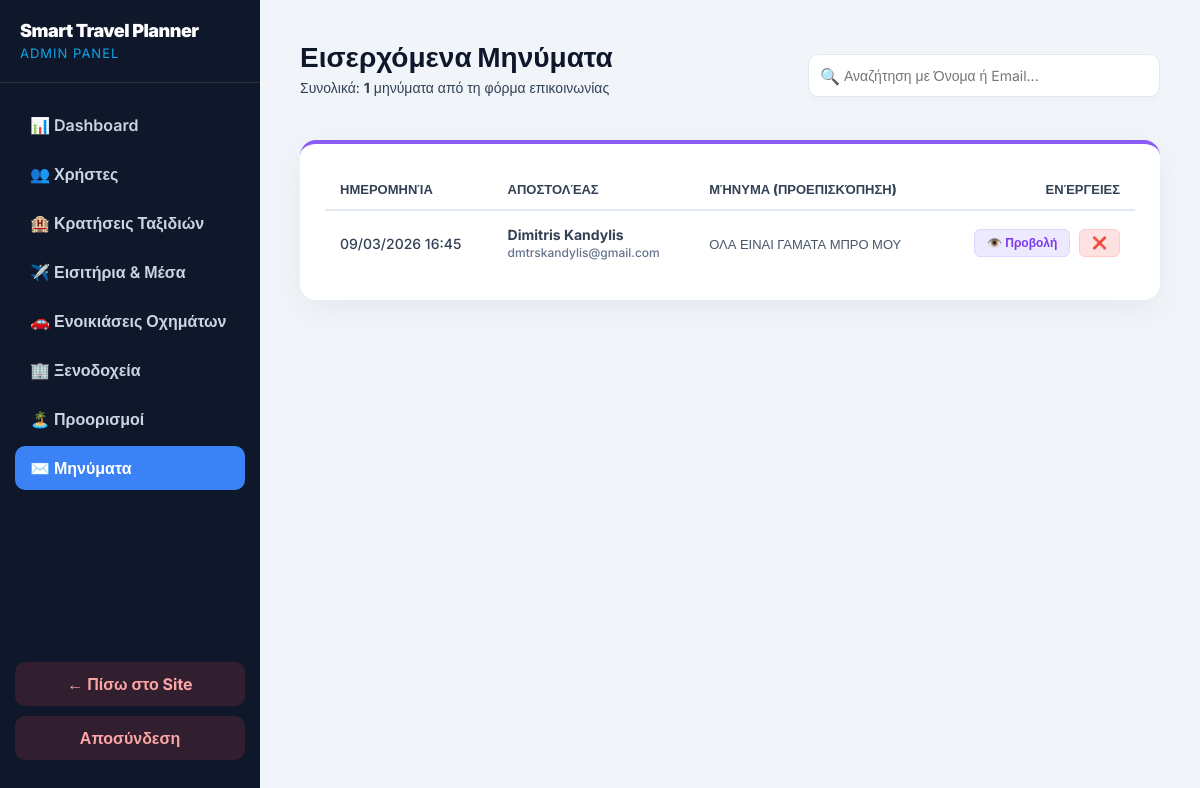
Page /admin/messages.php (signed in) on the earlier database version.
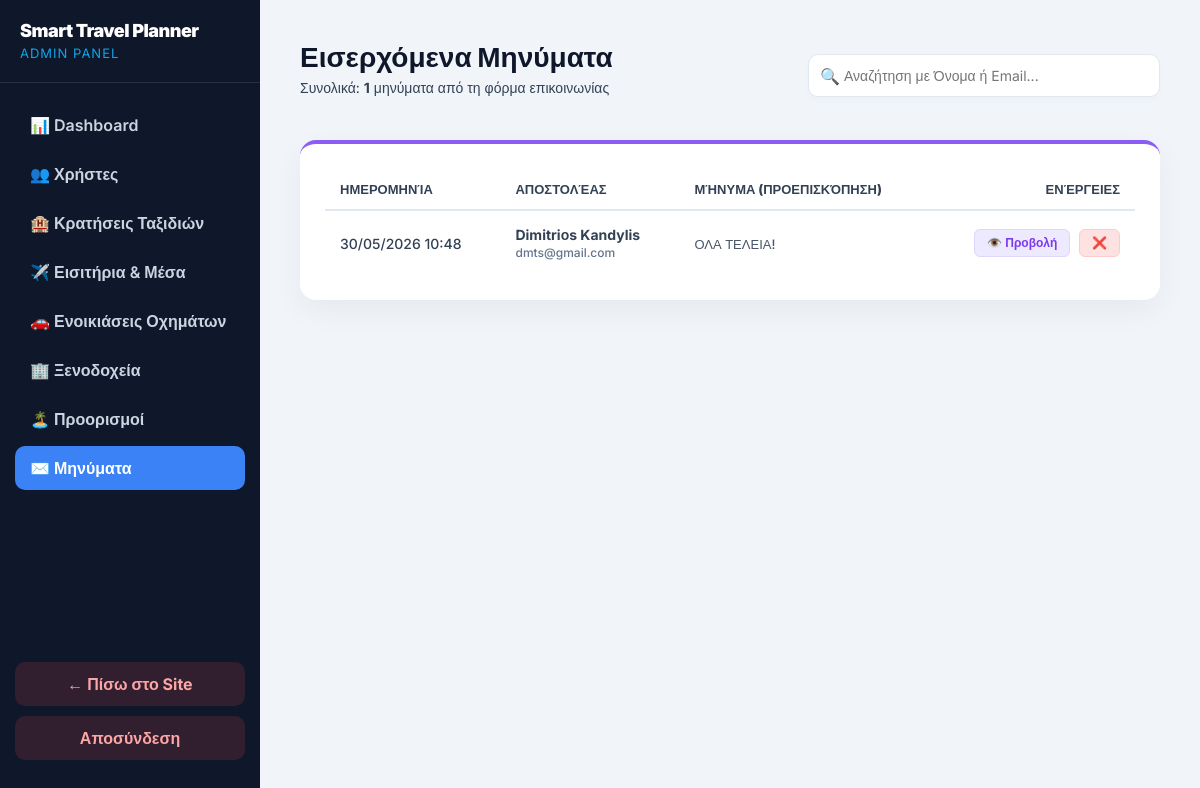
Same page on the later database version.
### tables this page shows
CREATE TABLE `contact_messages` (
  `id` int(11) NOT NULL,
  `full_name` varchar(255) NOT NULL,
  `email` varchar(255) NOT NULL,
  `message` text NOT NULL,
  `submitted_at` timestamp NOT NULL DEFAULT current_timestamp()
);

### admin/messages.php (the view, shortened to what this page needs)
<?php
$host = 'localhost'; $db = 'smart_travel_planner'; $user = 'root'; $pass = '';
try {
    $pdo = new PDO("mysql:host=$host;dbname=$db;charset=utf8mb4", $user, $pass);
    $pdo->setAttribute(PDO::ATTR_ERRMODE, PDO::ERRMODE_EXCEPTION);
    $stmt = $pdo->query("SELECT * FROM contact_messages ORDER BY submitted_at DESC");
    $messages = $stmt->fetchAll(PDO::FETCH_ASSOC);
} catch(PDOException $e) {
    $db_error = "Σφάλμα: " . $e->getMessage();
    $messages = [];
}
?>
<!DOCTYPE html>
<html lang="gr">
<head>
</head>
<body>
    <div class="sidebar">
        <div class="sidebar-brand">
            <h2>Smart Travel Planner</h2>
            <span>Admin Panel</span>
        </div>
        <div class="nav-links">
            <a href="dashboard.php" class="nav-link">📊 Dashboard</a>
            <a href="users.php" class="nav-link">👥 Χρήστες</a>
            <a href="bookings.php" class="nav-link">🏨 Κρατήσεις Ταξιδιών</a>
            <a href="transports.php" class="nav-link">✈️ Εισιτήρια & Μέσα</a>
            <a href="cars.php" class="nav-link">🚗 Ενοικιάσεις Οχημάτων</a>
            <a href="manage_hotels.php" class="nav-link">🏢 Ξενοδοχεία</a>
            <a href="manage_destinations.php" class="nav-link">🏝️ Προορισμοί</a>
            <a href="messages.php" class="nav-link active">✉️ Μηνύματα</a>
        </div>
        <div class="logout-btn">
            <a href="../index.php">← Πίσω στο Site</a>
            <a href="../auth/logout.php" style="margin-top:10px;">Αποσύνδεση</a>
        </div>
    </div>
    <div class="main-content">
        <div class="top-header">
            <div>
                <h1>Εισερχόμενα Μηνύματα</h1>
                <p style="color: var(--text-muted); margin-top: 5px; font-size: 14px;">Συνολικά: <strong><?php echo isset($messages) ? count($messages) : 0; ?></strong> μηνύματα από τη φόρμα επικοινωνίας</p>
            </div>
            <div class="search-container">
                <span class="search-icon">🔍</span>
                <input type="text" id="searchInput" class="search-bar" placeholder="Αναζήτηση με Όνομα ή Email..." onkeyup="filterTable()">
            </div>
        </div>
        <div class="table-container">
            <table id="msgTable">
                <thead>
                    <tr>
                        <th>Ημερομηνία</th>
                        <th>Αποστολέας</th>
                        <th>Μήνυμα (Προεπισκόπηση)</th>
                        <th style="text-align: right;">Ενέργειες</th>
                    </tr>
                </thead>
                <tbody>
                    <?php if (isset($messages) && count($messages) > 0): ?>
                        <?php foreach ($messages as $m): ?>
                            <tr>
                                <td><?php echo date('d/m/Y H:i', strtotime($m['submitted_at'])); ?></td>
                                <td>
                                    <strong><?php echo htmlspecialchars($m['full_name']); ?></strong><br>
                                    <span style="color:#64748b; font-size:12px;"><?php echo htmlspecialchars($m['email']); ?></span>
                                </td>
                                <td>
                                    <span style="color: #475569; font-size: 13px;">
                                        <?php
                                            echo htmlspecialchars(mb_substr($m['message'], 0, 50)) . (mb_strlen($m['message']) > 50 ? '...' : '');
                                        ?>
                                    </span>
                                </td>
                                <td style="text-align: right; white-space: nowrap;">
                                    <button type="button" class="btn-action btn-view" onclick="openMsgModal(
                                        '<?php echo addslashes($m['full_name']); ?>',
                                        '<?php echo addslashes($m['email']); ?>',
                                        '<?php echo date('d/m/Y H:i', strtotime($m['submitted_at'])); ?>',
                                        '<?php echo htmlspecialchars(addslashes(str_replace(["\r", "\n"], [" ", "\\n"], $m['message']))); ?>'
                                    )">👁️ Προβολή</button>
                                    <form method="POST" style="display:inline;" onsubmit="return confirm('⚠️ Είστε σίγουροι ότι θέλετε να διαγράψετε αυτό το μήνυμα;');">
                                        <button type="submit" class="btn-action btn-delete">❌</button>
                                    </form>
                                </td>
                            </tr>
                        <?php endforeach; ?>
                    <?php else: ?>
                        <tr><td colspan="4" style="text-align:center; padding: 40px; color:#64748b;">Δεν υπάρχουν μηνύματα.</td></tr>
                    <?php endif; ?>
                </tbody>
            </table>
        </div>
    </div>
</body>
</html>

Differences in the rows shown:
removed contact_messages: submitted_at "09/03/2026 16:45", full_name "Dimitris Kandylis", email "dmtrskandylis@gmail.com", message "ΟΛΑ ΕΙΝΑΙ ΓΑΜΑΤΑ ΜΠΡΟ ΜΟΥ"
added contact_messages: submitted_at "30/05/2026 10:48", full_name "Dimitriοs Kandylis", email "dmts@gmail.com", message "ΟΛΑ ΤΕΛΕΙΑ!"
